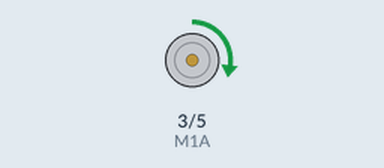
Recording of a sketch running on a simulated Arduino Uno, built with avr-gcc and run on an emulated ATmega328P. On the bench: motor-driver pin pairs drawn as motors (green arrow = first pin HIGH = forward, orange = second pin HIGH = backward, longer = more drive).

Above: at 2.5 s.
At 8.0 s:
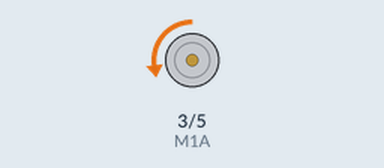
At 13.0 s:
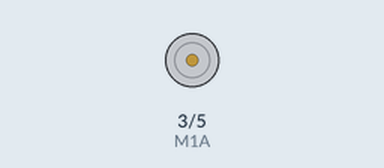
Timing chart, 0 to 20.2 s (numbered marks = the images above):
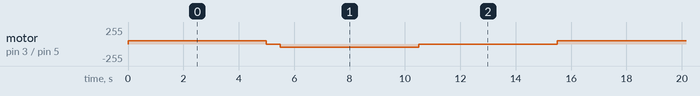

The sketch:

changingDirection.ino
```cpp
#define M1A 3 //M1A is connected to Arduino pin 3
#define M1B 5 //M1B is connected to Arduio pin 5

void setup() {
    analogWrite(M1B, 0);
    }

void loop() {
analogWrite(M1A, 51); //Set M1A to ~10% PWM signal
delay(5000);
analogWrite(M1A, 0);
delay(500);
analogWrite(M1B, 51);
delay(5000);
analogWrite(M1B, 0);
delay(5000);
}
```

Measured:
- by itself, motor on pin 3 (M1A) / pin 5 (M1B): repeats every 15.5 s: stopped 0.50 s, backward 51/255 5.0 s, stopped 5.0 s, forward 51/255 5.0 s
